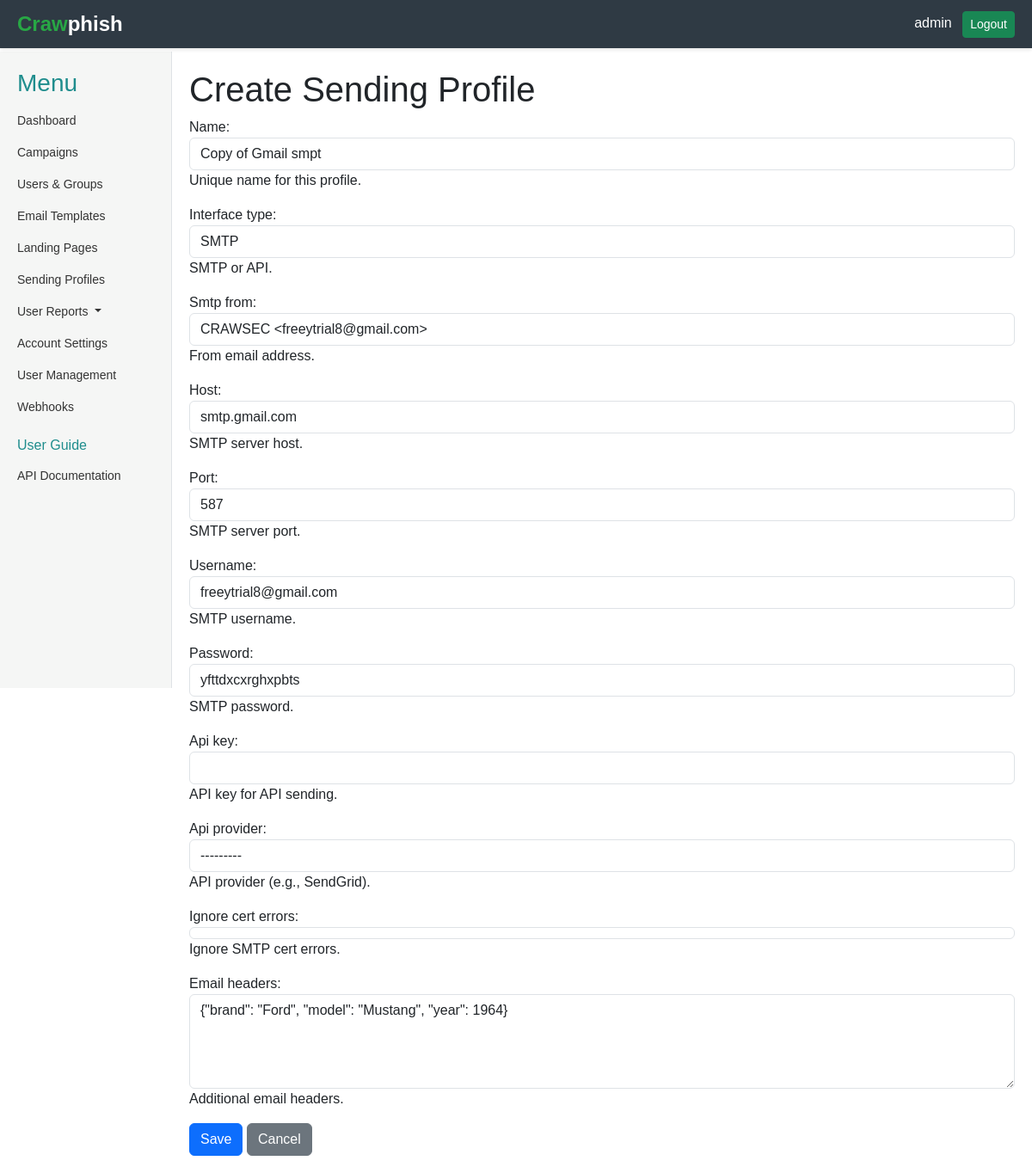
The app's page /sending-profiles/copy/3/ (signed in) with its own data.
### core/models.py (models this page shows, shortened)
class User(AbstractUser):
    position = models.CharField(max_length=100, blank=True, null=True)
    api_key = models.CharField(max_length=100, blank=True, null=True)

class SendingProfile(models.Model):
    INTERFACE_TYPES = (
        ('smtp', 'SMTP'),
        ('api', 'API'),
    )
    API_PROVIDERS = (
        ('sendgrid', 'SendGrid'),
    )
    name = models.CharField(max_length=100, help_text="Unique name for this profile.")
    interface_type = models.CharField(max_length=50, choices=INTERFACE_TYPES, help_text="SMTP or API.")
    smtp_from = models.CharField(max_length=255, help_text="From email address.")
    host = models.CharField(max_length=255, blank=True, null=True, help_text="SMTP server host.")
    port = models.IntegerField(blank=True, null=True, help_text="SMTP server port.")
    username = models.CharField(max_length=255, blank=True, null=True, help_text="SMTP username.")
    password = models.CharField(max_length=255, blank=True, null=True, help_text="SMTP password.")
    api_key = models.CharField(max_length=200, blank=True, null=True, help_text="API key for API sending.")
    api_provider = models.CharField(max_length=50, choices=API_PROVIDERS, blank=True, null=True, help_text="API provider (e.g., SendGrid).")
    ignore_cert_errors = models.BooleanField(default=False, help_text="Ignore SMTP cert errors.")
    email_headers = models.JSONField(default=dict, help_text="Additional email headers.")
    is_default = models.BooleanField(default=False, help_text="Mark as a default profile.")
    modified_date = models.DateTimeField(auto_now=True)

### core/views.py (the view, shortened to what this page needs)
# urls.py: path('sending-profiles/copy/<int:pk>/', views.SendingProfileCopyView.as_view(), name='sending_profile_copy'),
class SendingProfileCopyView(LoginRequiredMixin, CreateView):
    model = SendingProfile
    form_class = SendingProfileForm
    template_name = 'core/sending_profile_create.html'  # Reuse create template
    success_url = reverse_lazy('core:sending_profiles')
    def get_initial(self):
        try:
            profile = SendingProfile.objects.get(pk=self.kwargs['pk'])
            return {
                'name': f"Copy of {profile.name}",
                'interface_type': profile.interface_type,
                'smtp_from': profile.smtp_from,
                'host': profile.host,
                'port': profile.port,
                'username': profile.username,
                'password': profile.password,
                'ignore_cert_errors': profile.ignore_cert_errors,
                'email_headers': profile.email_headers,
            }
        except SendingProfile.DoesNotExist:
            return {}

### core/forms.py (shortened to what this page needs)
class SendingProfileForm(forms.ModelForm):
    class Meta:
        model = SendingProfile
        fields = ['name', 'interface_type', 'smtp_from', 'host', 'port', 'username', 'password',
                  'api_key', 'api_provider',
                  'ignore_cert_errors',
                    'email_headers']
        widgets = {
            'email_headers': forms.Textarea(attrs={'rows': 4}),
        }
    def __init__(self, *args, **kwargs):
        super().__init__(*args, **kwargs)
        for field in self.fields.values():
            field.widget.attrs.update({'class': 'form-control'})
        self.fields['host'].required = False
        self.fields['port'].required = False
        self.fields['username'].required = False
        self.fields['password'].required = False
        self.fields['api_key'].required = False
        self.fields['api_provider'].required = False

### core/templates/core/sending_profile_create.html (shortened to what this page needs)
{% extends 'core/base.html' %}
{% block content %}
    <h1>Create Sending Profile</h1>
    <form method="post" id="sendingProfileForm">
        {{ form.as_p }}
        <button type="submit" class="btn btn-primary">Save</button>
        <a href="{% url 'core:sending_profiles' %}" class="btn btn-secondary">Cancel</a>
    </form>
{% endblock %}

### core/templates/core/base.html (shortened to what this page needs)
<!DOCTYPE html>
<html lang="en">
<head>
    <link rel="stylesheet" href="https://cdn.jsdelivr.net/npm/bootstrap-icons@1.11.1/font/bootstrap-icons.css">
    <link href="https://cdn.jsdelivr.net/npm/bootstrap@5.3.0/dist/css/bootstrap.min.css" rel="stylesheet">
</head>
<body>
    <div class="container-fluid">
        {% if request.user.is_authenticated %}
            <div class="header">
                <div class="logo">
                    <span style="color: #28a745;">Craw</span> phish
                </div>
                <div>
                    <span class="text-white me-2">{{ request.user.username }}</span>
                    <a href="{% url 'logout' %}" class="btn btn-success btn-sm">Logout</a>
                </div>
            </div>
        {% endif %}
        <div class="main-content-wrapper {% if not request.user.is_authenticated %}unauthenticated{% endif %}">
            {% if request.user.is_authenticated %}
                <div class="sidebar">
                    <h3 style="color: rgb(31, 141, 141);">Menu</h3>
                    <ul class="nav flex-column">
                        <li class="nav-item">
                            <a class="nav-link {% if request.resolver_match.url_name == 'dashboard' %}active{% endif %}" href="{% url 'core:dashboard' %}">Dashboard</a>
                        </li>
                        <li class="nav-item">
                            <a class="nav-link {% if request.resolver_match.url_name == 'campaigns' %}active{% endif %}" href="{% url 'core:campaigns' %}">Campaigns</a>
                        </li>
                        <li class="nav-item">
                            <a class="nav-link {% if request.resolver_match.url_name == 'users_groups' %}active{% endif %}" href="{% url 'core:users_groups' %}">Users & Groups</a>
                        </li>
                        <li class="nav-item">
                            <a class="nav-link {% if request.resolver_match.url_name == 'email_templates' %}active{% endif %}" href="{% url 'core:email_templates' %}">Email Templates</a>
                        </li>
                        <li class="nav-item">
                            <a class="nav-link {% if request.resolver_match.url_name == 'landing_pages' %}active{% endif %}" href="{% url 'core:landing_pages' %}">Landing Pages</a>
                        </li>
                        <li class="nav-item">
                            <a class="nav-link {% if request.resolver_match.url_name == 'sending_profiles' %}active{% endif %}" href="{% url 'core:sending_profiles' %}">Sending Profiles</a>
                        </li>
                        <li class="nav-item dropdown">
                            <a class="nav-link dropdown-toggle split" href="" id="userReportsDropdown" role="button" data-bs-toggle="dropdown" aria-expanded="false">
                              User Reports
                            </a>
                          </li>
                        <li class="nav-item">
                            <a class="nav-link {% if request.resolver_match.url_name == 'settings' %}active{% endif %}" href="{% url 'core:settings' %}">Account Settings</a>
                        </li>
                        {% if request.user.is_superuser %}
                            <li class="nav-item">
                                <a class="nav-link {% if request.resolver_match.url_name == 'user_management' %}active{% endif %}" href="{% url 'core:user_management' %}">User Management</a>
                            </li>
                        {% endif %}
                        <li class="nav-item">
                            <a class="nav-link {% if request.resolver_match.url_name == 'webhooks' %}active{% endif %}" href="{% url 'core:webhooks' %}">Webhooks</a>
                        </li>
                        <li class="nav-item">
                            <h6 style="color: rgb(31, 141, 141);" class="mt-3">User Guide</h6>
                        </li>
                        <li class="nav-item">
                            <a class="nav-link" href="#">API Documentation</a>
                        </li>
                    </ul>
                </div>
            {% endif %}
            <div class="main-content {% if not request.user.is_authenticated %}unauthenticated{% endif %}">
                {% block content %}{% endblock %}
            </div>
        </div>
    </div>
</body>
</html>

### core/templates/core/base.html (style rules this page uses)
body { margin: 0; font-family: Arial, sans-serif; }
.container-fluid { padding: 0; min-height: 100vh; display: flex; flex-direction: column; }
.header { background-color: #2F3A44; color: white; padding: 10px 20px; display: flex; justify-content: space-between; align-items: center; width: 100%; box-shadow: 0 2px 4px rgba(0, 0, 0, 0.1); position: fixed; top: 0; left: 0; z-index: 1000; }
.header .logo { font-size: 24px; font-weight: bold; display: flex; align-items: center; }
.main-content-wrapper { display: flex; flex: 1; margin-top: 60px; }
.sidebar { width: 200px; background-color: #F5F6F5; padding: 20px; border-right: 1px solid #dee2e6; height: calc(100vh - 60px); position: fixed; top: 60px; left: 0; z-index: 999; }
.sidebar .nav-link { color: #333; padding: 8px 0; font-size: 14px; }
.main-content { flex: 1; margin-left: 200px; padding: 20px; }

### records on screen
User: user.username "admin"
SendingProfile: name "Copy of Gmail smpt", interface_type "SMTP", smtp_from "CRAWSEC <freeytrial8@gmail.com>", host "smtp.gmail.com", port "587", username "freeytrial8@gmail.com", password "yfttdxcxrghxpbts", api_provider "---------", ignore_cert_errors "☑", email_headers "{\"brand\": \"Ford\", \"model\": \"Mustang\", \"year\": 1964}"
